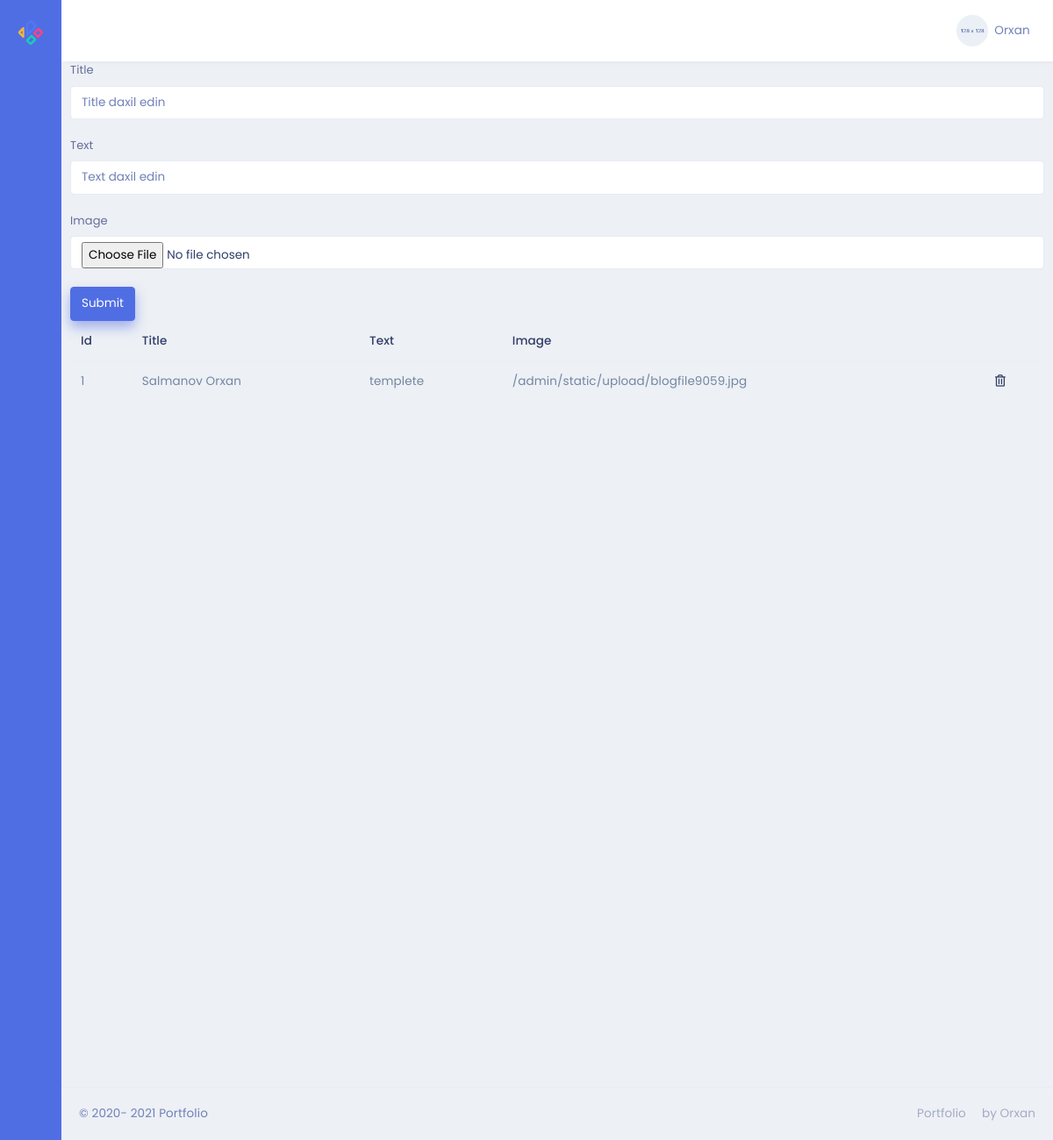
The page /admin/home on the database its author committed.
### models.py (models this page shows)
class Home(db.Model):
    id=db.Column(db.Integer,primary_key=True)
    title=db.Column(db.String(50),nullable=False)
    text=db.Column(db.String(50),nullable=False)
    image = db.Column(db.String,nullable=False)

### admin/routes.py (the view, shortened to what this page needs)
@admin.route('/home' , methods=["GET","POST"])
def homepage():
    Homm=Home.query.all()
    return render_template('/admin/Home/home.html',Homm=Homm)

### admin/templates/admin/Home/home.html
{% extends "admin/base.html" %}
{% block content %}
<form action="/admin/home" method="POST" enctype="multipart/form-data">
    <div class="form-group">
        <label for="title">Title</label>
        <input type="title" class="form-control" name="title" id="title" placeholder="Title daxil edin">
    </div>
    <div class="form-group">
        <label for="text">Text</label>
        <input type="text" class="form-control" name="text" id="text" placeholder="Text daxil edin">
    </div>
    <div class="form-group">
        <label for="image">Image</label>
        <input type="file" class="form-control" name="image" id="image" placeholder="Sekil daxil edin">
    </div>
    <button type="submit" class="btn btn-primary">Submit</button>
</form>
<table class="table">
    <thead>
        <tr>
            <th scope="col">Id</th>
            <th scope="col">Title</th>
            <th scope="col">Text</th>
            <th scope="col">Image</th>
        </tr>
    </thead>
    <tbody>
        {% for i in Homm %}
        <tr>
            <td>{{i.id}}</td>
            <td>{{i.title}}</td>
            <td>{{i.text}}</td>
            <td>{{i.image}}</td>
            <td><a href="/admin/home/{{i.id}}"  ><i class="far fa-trash-alt"></i></a></td>
        </tr>
        {% endfor %}
    </tbody>
</table>
{% endblock %}

### rows shown on the page
Home: id "1", title "Salmanov Orxan", text "templete", image "/admin/static/upload/blogfile9059.jpg"
